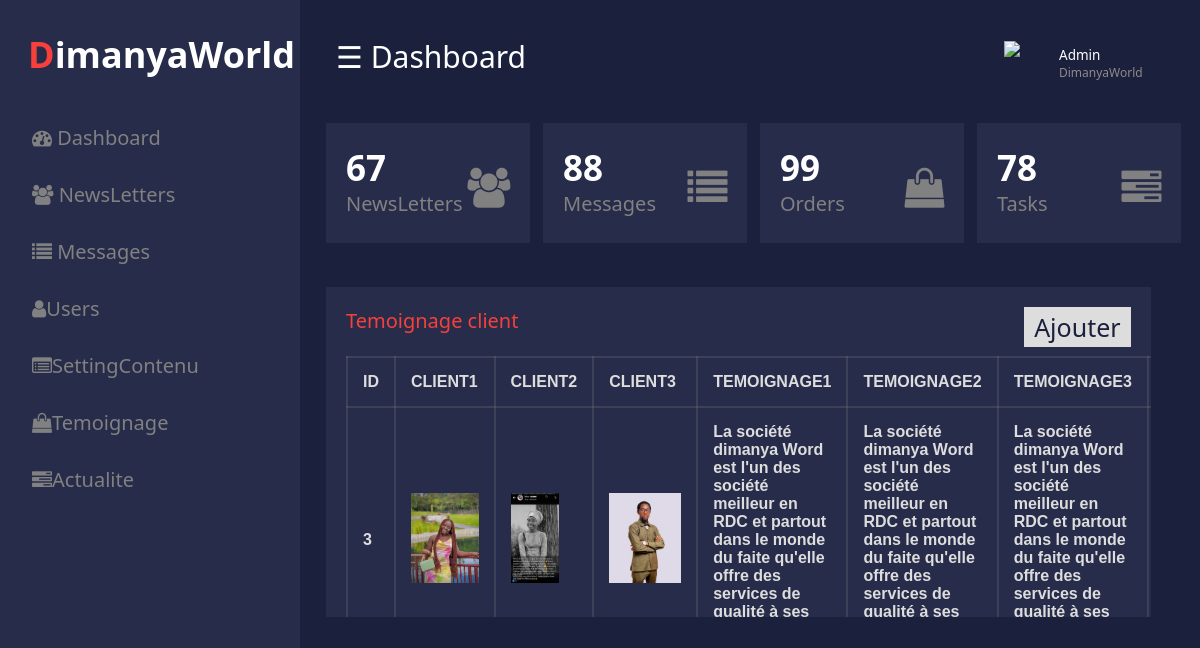
/New_folder/temoignage.php, run on the app's committed database.
### tables this page shows
CREATE TABLE `temoignage` (
  `id` bigint(20) NOT NULL,
  `photocl1` text NOT NULL,
  `photocl2` text NOT NULL,
  `photocl3` text NOT NULL,
  `temoignagecl1` varchar(500) NOT NULL,
  `temoignagecl2` varchar(500) NOT NULL,
  `temoignagecl3` varchar(500) NOT NULL
);

### New_folder/temoignage.php (the view, shortened to what this page needs)
<!Doctype HTML>
<html>
<head>
    <link rel="stylesheet" href="css/style.css" type="text/css" />
    <link rel="stylesheet" href="https://cdnjs.cloudflare.com/ajax/libs/font-awesome/4.7.0/css/font-awesome.min.css">
</head>
<body>
    <div id="mySidenav" class="sidenav">
        <p class="logo"><span>D</span>imanyaWorld</p>
        <a href="accueil.php" class="icon-a"><i class="fa fa-dashboard icons"></i> Dashboard</a>
        <a href="NewsLetters.php" class="icon-a"><i class="fa fa-users icons"></i> NewsLetters</a>
        <a href="Messages.php" class="icon-a"><i class="fa fa-list icons"></i> Messages</a>
        <a href="user.php" class="icon-a"><i class="fa fa-user icons"></i>Users</a>
        <a href="setting_site.php" class="icon-a"><i class="fa fa-list-alt icons"></i>SettingContenu</a>
        <a href="#" class="icon-a"><i class="fa fa-shopping-bag icons"></i>Temoignage</a>
        <a href="Actualite.php" class="icon-a"><i class="fa fa-tasks icons"></i>Actualite</a>
    </div>
    <div id="main">
        <div class="head">
            <div class="col-div-6">
                <span style="font-size:30px;cursor:pointer; color: white;" class="nav">☰ Dashboard</span>
            </div>
            <div class="col-div-6">
                <div class="profile">
                    <img src="images/user.png" class="pro-img" />
                    <p>Admin<span>DimanyaWorld</span></p>
                </div>
            </div>
        </div>
        <br />
        <div class="col-div-3">
            <div class="box">
                <p>67<br /><span>NewsLetters</span></p>
                <i class="fa fa-users box-icon"></i>
            </div>
        </div>
        <div class="col-div-3">
            <div class="box">
                <p>88<br /><span>Messages</span></p>
                <i class="fa fa-list box-icon"></i>
            </div>
        </div>
        <div class="col-div-3">
            <div class="box">
                <p>99<br /><span>Orders</span></p>
                <i class="fa fa-shopping-bag box-icon"></i>
            </div>
        </div>
        <div class="col-div-3">
            <div class="box">
                <p>78<br /><span>Tasks</span></p>
                <i class="fa fa-tasks box-icon"></i>
            </div>
        </div>
        <br /><br />
        <div class="col-div-8">
            <div class="box-8">
                <div class="content-box">
                    <p>Temoignage client <a href="users/ajouteTemoignage.php"> <span>Ajouter</span></a></p>
                    <br />
                    <table>
                        <tr>
                            <th>ID</th>
                            <th>CLIENT1</th>
                            <th>CLIENT2</th>
                            <th>CLIENT3</th>
                            <th>TEMOIGNAGE1</th>
                            <th>TEMOIGNAGE2</th>
                            <th>TEMOIGNAGE3</th>
                            <th>Action</th>
                        </tr>
                        <?php
                        include_once "connexion.php";
                        $req = mysqli_query($Con, " SELECT * FROM  temoignage");
                        if (mysqli_num_rows($req) == 0) {
                            echo "Aucune nouvelle n'a été ajoutée";
                        } else {
                            while ($rows = mysqli_fetch_assoc($req)) {
                        ?>
                                <tr>
                                    <th><?= $rows["id"] ?></th>
                                    <th><img src="../img/<?= $rows["photocl1"] ?>"></th>
                                    <th><img src="../img/<?= $rows["photocl2"] ?>"></th>
                                    <th><img src="../img/<?= $rows["photocl3"] ?>"></th>
                                    <th><?= $rows["temoignagecl1"] ?></th>
                                    <th><?= $rows["temoignagecl2"] ?></th>
                                    <th><?= $rows["temoignagecl3"] ?></th>
                                    <th><a href="users/Supprimertemoignage.php? ID=<?= $rows["id"] ?>"><button type="submit" name="Send" class="boutons">Supprimer</button></a></th>
                                </tr>
                        <?php
                            }
                        }
                        ?>
                    </table>
                </div>
            </div>
        </div>
</body>
</html>

### New_folder/css/style.css (style rules this page uses)
* { margin: 0; padding: 0; }
body { margin: 0px; padding: 0px; background-color: #1b203d; overflow: hidden; font-family: system-ui; }
.logo { margin: 0px; margin-left: 28px; font-weight: bold; color: white; margin-bottom: 30px; }
.logo span { color: #f7403b; }
.sidenav { height: 100%; width: 300px; position: fixed; z-index: 1; top: 0; left: 0; background-color: #272c4a; overflow: hidden; transition: 0.5s; padding-top: 30px; }
.sidenav a { padding: 15px 8px 15px 32px; text-decoration: none; font-size: 20px; color: #818181; display: block; transition: 0.3s; }
.sidenav { position: absolute; top: 0; right: 25px; font-size: 36px; }
#main { transition: margin-left 0.5s; padding: 16px; margin-left: 300px; }
.head { padding: 20px; }
.col-div-6 { width: 50%; float: left; }
.profile { display: inline-block; float: right; width: 160px; }
.pro-img { float: left; width: 40px; margin-top: 5px; }
.profile p { color: white; font-weight: 500; margin-left: 55px; margin-top: 10px; font-size: 13.5px; }
.profile p span { font-weight: 400; font-size: 12px; display: block; color: #8e8b8b; }
.col-div-3 { width: 25%; float: left; }
.box { width: 85%; height: 100px; background-color: #272c4a; margin-left: 10px; padding: 10px; }
.box p { font-size: 35px; color: white; font-weight: bold; line-height: 30px; padding-left: 10px; margin-top: 20px; display: inline-block; }
.box p span { font-size: 20px; font-weight: 400; color: #818181; }
.box-icon { font-size: 40px !important; float: right; margin-top: 35px !important; color: #818181; padding-right: 10px; }
.col-div-8 { width: 100%; float: left; }
.content-box { padding: 20px; overflow: auto; }
.content-box p { margin: 0px; font-size: 20px; color: #f7403b; }
.content-box p span { float: right; background-color: #ddd; padding: 3px 10px; font-size: 25px; color: #1b203d; }
.box-8, .box-4 { width: 95%; background-color: #272c4a; height: 330px; overflow-y: auto; }
.box-8 { margin-left: 10px; }
table { font-family: arial, sans-serif; border-collapse: collapse; width: 100%; }
td, th { text-align: left; padding: 15px; color: #ddd; border: 2px solid #81818140; border-bottom: 2px solid #81818140; }
label, a, input { color: white; }
tr th img { height: 90px; }

### data on the page
temoignage: id "3", photocl1 (picture), photocl2 (picture), photocl3 (picture), temoignagecl1 "La société dimanya Word est l'un des société meilleur en RDC et partout dans le monde du faite qu'elle offre des services de qualité à ses…", temoignagecl2 "La société dimanya Word est l'un des société meilleur en RDC et partout dans le monde du faite qu'elle offre des services de qualité à ses…", temoignagecl3 "La société dimanya Word est l'un des société meilleur en RDC et partout dans le monde du faite qu'elle offre des services de qualité à ses…"
